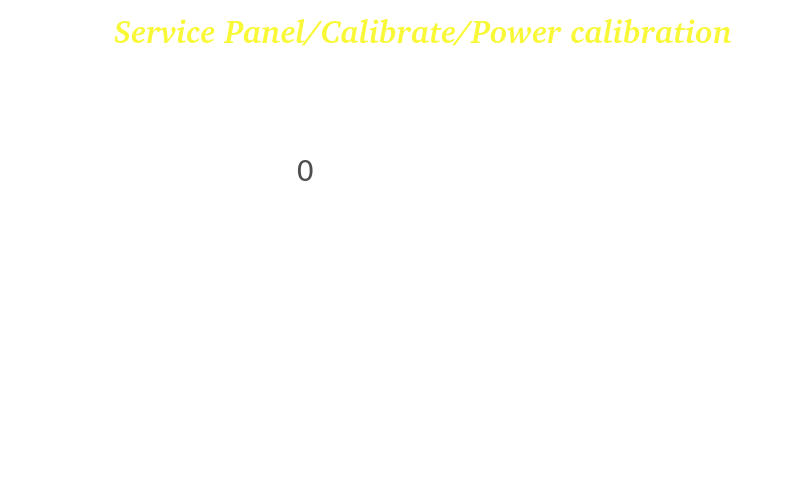
<?xml version="1.0" encoding="UTF-8"?>
<ui version="4.0">
 <class>calibPowerUI</class>
 <widget class="QWidget" name="calibPowerUI">
  <property name="geometry">
   <rect>
    <x>0</x>
    <y>0</y>
    <width>800</width>
    <height>480</height>
   </rect>
  </property>
  <property name="windowTitle">
   <string notr="true">Form</string>
  </property>
  <property name="styleSheet">
   <string notr="true">background-color:rgb(0,0,0,0);
background-image:url(://Service_Calib/Service_Calib/calibPower.png);
border: 0px;</string>
  </property>
  <widget class="QFrame" name="frame">
   <property name="geometry">
    <rect>
     <x>0</x>
     <y>0</y>
     <width>800</width>
     <height>480</height>
    </rect>
   </property>
   <property name="styleSheet">
    <string notr="true"/>
   </property>
   <property name="frameShape">
    <enum>QFrame::StyledPanel</enum>
   </property>
   <property name="frameShadow">
    <enum>QFrame::Raised</enum>
   </property>
   <widget class="QPushButton" name="exitButton">
    <property name="geometry">
     <rect>
      <x>0</x>
      <y>0</y>
      <width>91</width>
      <height>96</height>
     </rect>
    </property>
    <property name="text">
     <string notr="true"/>
    </property>
   </widget>
   <widget class="QLabel" name="label">
    <property name="geometry">
     <rect>
      <x>115</x>
      <y>10</y>
      <width>616</width>
      <height>41</height>
     </rect>
    </property>
    <property name="font">
     <font>
      <family>Bitstream Charter</family>
      <pointsize>24</pointsize>
      <weight>75</weight>
      <italic>true</italic>
      <bold>true</bold>
     </font>
    </property>
    <property name="styleSheet">
     <string notr="true">background-image:url(/transparent.png);
color: rgb(248, 248, 54);</string>
    </property>
    <property name="text">
     <string notr="true">Service Panel/Calibrate/Power calibration</string>
    </property>
    <property name="alignment">
     <set>Qt::AlignCenter</set>
    </property>
   </widget>
   <widget class="QLabel" name="primarySetup">
    <property name="geometry">
     <rect>
      <x>440</x>
      <y>185</y>
      <width>86</width>
      <height>26</height>
     </rect>
    </property>
    <property name="font">
     <font>
      <family>DejaVu Sans</family>
      <pointsize>16</pointsize>
      <weight>75</weight>
      <italic>false</italic>
      <bold>true</bold>
     </font>
    </property>
    <property name="styleSheet">
     <string notr="true">background-image:url(/transparent.png);
color: rgb(255, 255, 255);</string>
    </property>
    <property name="text">
     <string notr="true">---V</string>
    </property>
    <property name="alignment">
     <set>Qt::AlignCenter</set>
    </property>
   </widget>
   <widget class="QLabel" name="powerVoltage">
    <property name="geometry">
     <rect>
      <x>560</x>
      <y>295</y>
      <width>156</width>
      <height>26</height>
     </rect>
    </property>
    <property name="font">
     <font>
      <family>DejaVu Sans</family>
      <pointsize>18</pointsize>
      <weight>75</weight>
      <italic>false</italic>
      <bold>true</bold>
     </font>
    </property>
    <property name="styleSheet">
     <string notr="true">background-image:url(/transparent.png);
color: rgb(255, 255, 255);</string>
    </property>
    <property name="text">
     <string notr="true">---V</string>
    </property>
   </widget>
   <widget class="QLabel" name="lenzeVoltage">
    <property name="geometry">
     <rect>
      <x>650</x>
      <y>135</y>
      <width>136</width>
      <height>21</height>
     </rect>
    </property>
    <property name="font">
     <font>
      <family>DejaVu Sans</family>
      <pointsize>16</pointsize>
      <weight>75</weight>
      <italic>false</italic>
      <bold>true</bold>
     </font>
    </property>
    <property name="styleSheet">
     <string notr="true">background-image:url(/transparent.png);
color: rgb(255, 255, 255);</string>
    </property>
    <property name="text">
     <string notr="true">---V</string>
    </property>
   </widget>
   <widget class="QLabel" name="starterVoltage">
    <property name="geometry">
     <rect>
      <x>650</x>
      <y>155</y>
      <width>131</width>
      <height>26</height>
     </rect>
    </property>
    <property name="font">
     <font>
      <family>DejaVu Sans</family>
      <pointsize>16</pointsize>
      <weight>75</weight>
      <italic>false</italic>
      <bold>true</bold>
     </font>
    </property>
    <property name="styleSheet">
     <string notr="true">background-image:url(/transparent.png);
color: rgb(255, 255, 255);</string>
    </property>
    <property name="text">
     <string notr="true">---V</string>
    </property>
   </widget>
   <widget class="QLineEdit" name="valueEdit">
    <property name="geometry">
     <rect>
      <x>245</x>
      <y>145</y>
      <width>121</width>
      <height>51</height>
     </rect>
    </property>
    <property name="font">
     <font>
      <family>DejaVu Sans</family>
      <pointsize>22</pointsize>
      <weight>50</weight>
      <italic>false</italic>
      <bold>false</bold>
     </font>
    </property>
    <property name="focusPolicy">
     <enum>Qt::NoFocus</enum>
    </property>
    <property name="styleSheet">
     <string notr="true">
background-image:url(:/transparent.png);
border-image:url(:/transparent.png);

color: rgb(79, 79, 79);
</string>
    </property>
    <property name="text">
     <string notr="true">0</string>
    </property>
    <property name="alignment">
     <set>Qt::AlignCenter</set>
    </property>
   </widget>
   <widget class="QLabel" name="gridVoltage">
    <property name="geometry">
     <rect>
      <x>650</x>
      <y>185</y>
      <width>136</width>
      <height>26</height>
     </rect>
    </property>
    <property name="font">
     <font>
      <family>DejaVu Sans</family>
      <pointsize>16</pointsize>
      <weight>75</weight>
      <italic>false</italic>
      <bold>true</bold>
     </font>
    </property>
    <property name="styleSheet">
     <string notr="true">background-image:url(/transparent.png);
color: rgb(255, 255, 255);</string>
    </property>
    <property name="text">
     <string notr="true">---V</string>
    </property>
   </widget>
   <widget class="QLabel" name="lowSideVoltage">
    <property name="geometry">
     <rect>
      <x>650</x>
      <y>225</y>
      <width>126</width>
      <height>26</height>
     </rect>
    </property>
    <property name="font">
     <font>
      <family>DejaVu Sans</family>
      <pointsize>16</pointsize>
      <weight>75</weight>
      <italic>false</italic>
      <bold>true</bold>
     </font>
    </property>
    <property name="styleSheet">
     <string notr="true">background-image:url(/transparent.png);
color: rgb(255, 255, 255);</string>
    </property>
    <property name="text">
     <string notr="true">---V</string>
    </property>
   </widget>
  </widget>
 </widget>
 <resources/>
 <connections/>
</ui>
